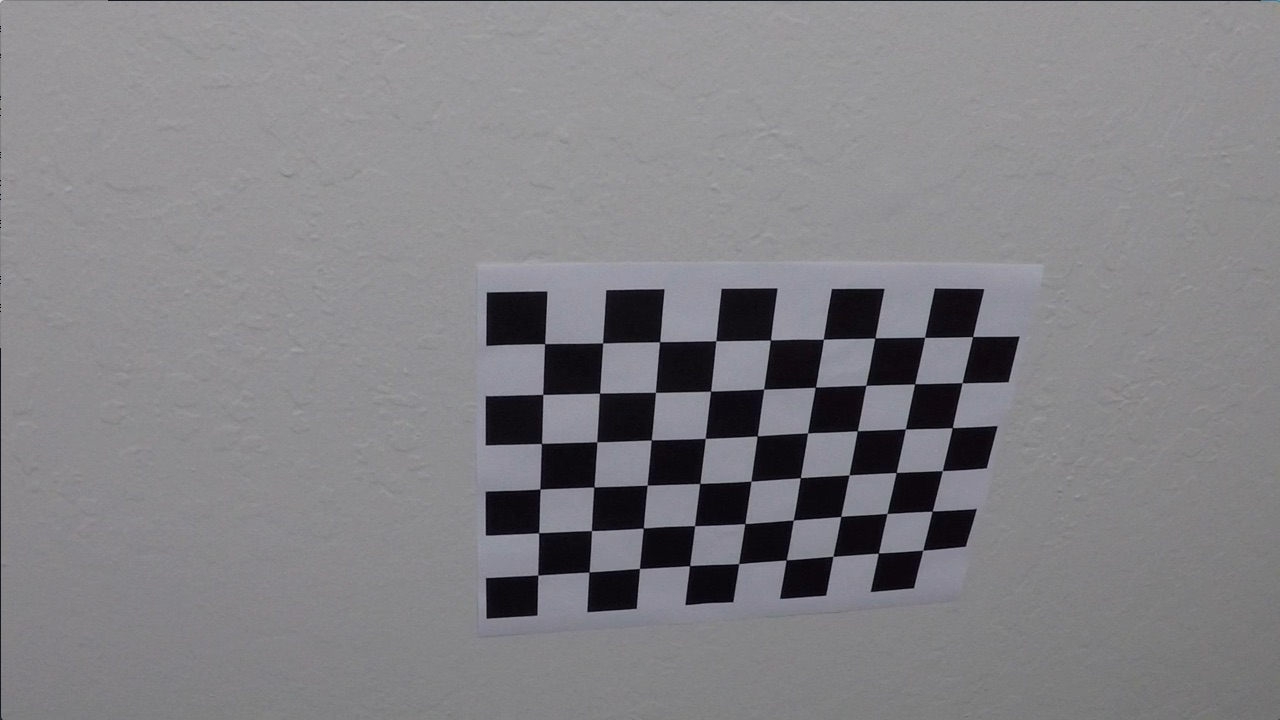
#> input picture camera_cal/calibration10.jpg, 1280 x 720 px; its folder holds only this picture in this run
$ jupyter execute --allow-errors advanced_lane_finding.ipynb   (shell and % lines are left out)   (older library calls are emulated)
#> lines starting #> are read from the running program, lines starting #| are printed output that depends on the picture; after the words box and inside, x2 and y2 are one past the last pixel; in counts of white or black regions, pixels touching at a corner belong together
[cell 1]
import cv2
import numpy as np
import os
from moviepy.editor import VideoFileClip
from IPython.display import HTML
import matplotlib.pyplot as plt
import matplotlib.image as mpimage

[cell 2]
images=os.listdir('./camera_cal/')

#Initializing object and image points
objpoints = []  # 3D points
imgpoints = []  # 2D points
nx,ny = 9,6
objp = np.zeros((nx*ny,3), np.float32)
objp[:,:2] = np.mgrid[0:nx,0:ny].T.reshape(-1, 2)

#Appending the corners to image points
for fname in images:
    img = mpimage.imread('./camera_cal/'+fname)
#> img is the input picture: shape (720, 1280, 3); mean R, G, B 130.2, 129.4, 133.1
    gray = cv2.cvtColor(img, cv2.COLOR_RGB2GRAY)

    ret, corners = cv2.findChessboardCorners(gray, (nx, ny), None)
#> ret = True; corners = 54 rows, first 8: [545.3, 343.1], [602.7, 342.8], [660.1, 341.3], [715.8, 340.7], [770.6, 340], [823.5, 339.2], [874.3, 338.5], [925.1, 337.4]
    if ret == True:
        objpoints.append(objp)
        imgpoints.append(corners)

#getting the distortion coefficients
ret, mtx, dist, rvecs, tvecs = cv2.calibrateCamera(objpoints, imgpoints, gray.shape[::-1],None,None)
#> ret = 0.68; mtx = [[1143.7, 0, 681.7], [0, 1109.2, 367.7], [0, 0, 1]]; dist = [[-0.515, 2.99, -0.00876, 0.00937, 1.41]]; rvecs = ([0.451, -0.252, 0.0361],); tvecs = ([-2.31, -0.422, 19.12],)

[cell 3]
def undistort_image(image):
    undist_image=cv2.undistort(image, mtx, dist, None, mtx)
    return undist_image

#> (a cell that did not finish here is left out)

[cell 5]
#Showing a example original image and undistorted image
test_image=mpimage.imread('test_images/test2.jpg')
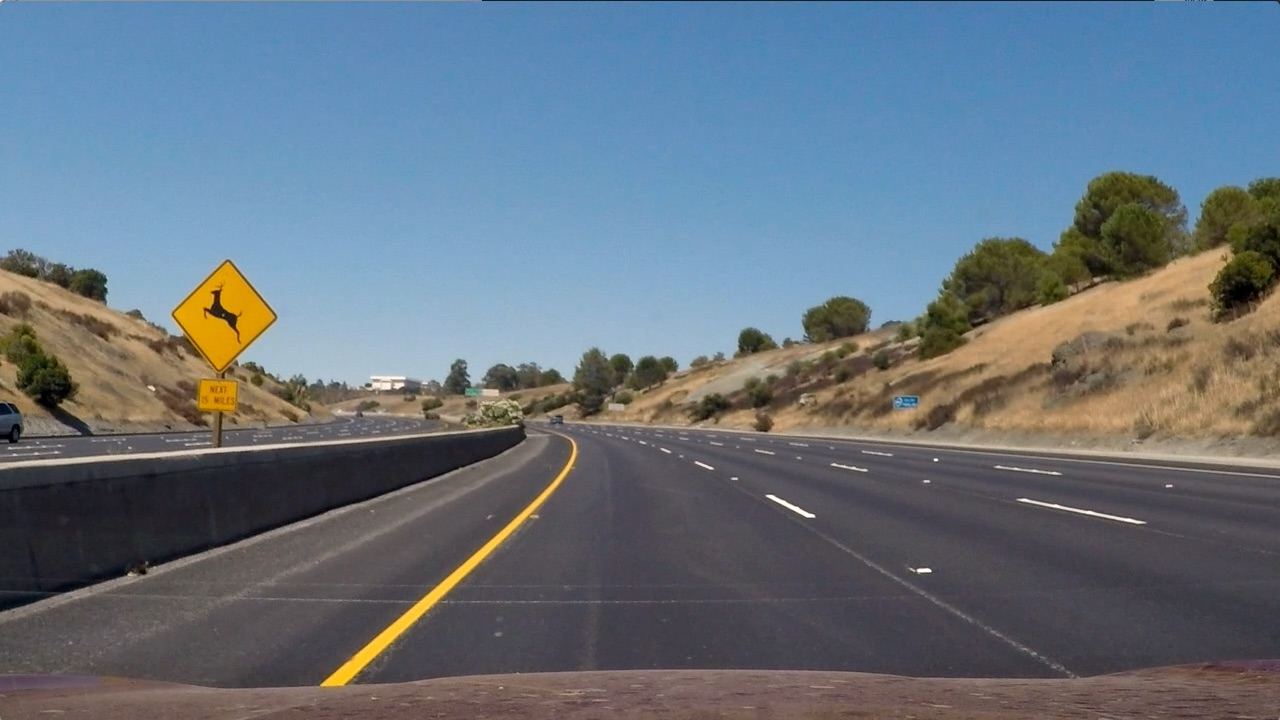
#> input picture test_images/test2.jpg, 1280 x 720 px
#> test_image is the input picture: shape (720, 1280, 3); mean R, G, B 102.8, 114.6, 125.5
img_size=test_image.shape
#> img_size = (720, 1280, 3)
undist_image=undistort_image(test_image)

#> (the rest of this cell did not finish here and is left out)

[cell 6]
def color_gradient_threshold(img):
    '''
    #Convert the image into hls colour scale
    hls = cv2.cvtColor(img, cv2.COLOR_RGB2HLS)
    s_channel = hls[:,:,2]

    gray=cv2.cvtColor(img, cv2.COLOR_RGB2GRAY)
    sobelx = cv2.Sobel(gray, cv2.CV_64F, 1, 0) # Take the derivative in x
    abs_sobelx = np.absolute(sobelx) # Absolute x derivative to accentuate lines away from horizontal
    scaled_sobel = np.uint8(255*abs_sobelx/np.max(abs_sobelx))

    # Threshold x gradient
    thresh_min = 30
    thresh_max = 150
    sx_binary = np.zeros_like(scaled_sobel)
    sx_binary[(scaled_sobel >= thresh_min) & (scaled_sobel <= thresh_max)] = 1

    s_thresh_min = 175
    s_thresh_max = 250
    s_binary = np.zeros_like(s_channel)
    s_binary[(s_channel >= s_thresh_min) & (s_channel <= s_thresh_max)] = 1

    combined_binary = np.zeros_like(sx_binary)
    combined_binary[(s_binary == 1) | (sx_binary == 1)] = 1
    '''

    img = np.copy(img)

    # Convert to HLS color space and separate the V channel
    hls = cv2.cvtColor(img, cv2.COLOR_RGB2HLS).astype(np.float)


    ## White Color
    lower_white = np.array([0,210,0], dtype=np.uint8)
    upper_white = np.array([255,255,255], dtype=np.uint8)
    white_mask = cv2.inRange(hls, lower_white, upper_white)

    ## Yellow Color
    lower_yellow = np.array([18,0,100], dtype=np.uint8)
    upper_yellow = np.array([30,220,255], dtype=np.uint8)
    yellow_mask = cv2.inRange(hls, lower_yellow, upper_yellow)

    combined_binary = np.zeros_like(white_mask)

    combined_binary[((white_mask == 255) | (yellow_mask == 255))] = 1


    return combined_binary

[cell 7]
binary_image = color_gradient_threshold(undist_image)
#> in color_gradient_threshold, `white_mask = cv2.inRange(hls, lower_white, upper_white)`:
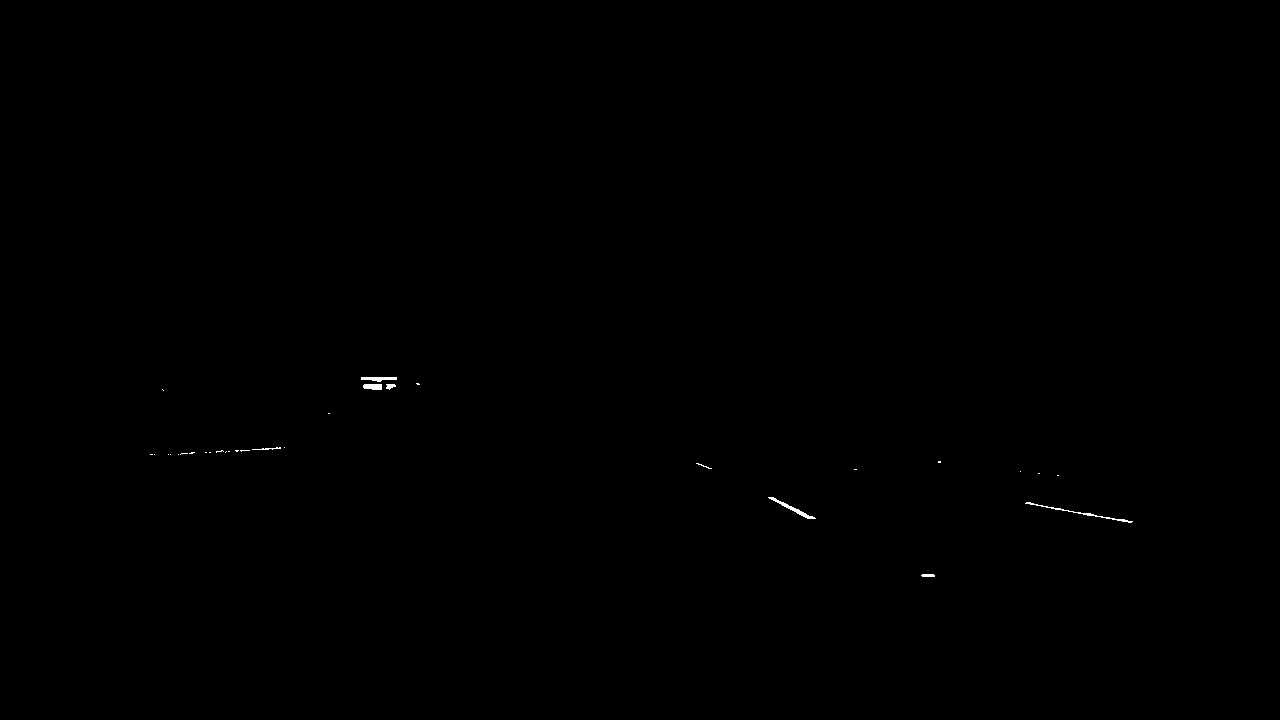
#> white_mask: shape (720, 1280); 0.09% white; 31 white regions (23 under 20 px), largest, box (x1, y1, x2, y2) and area: (1025, 502, 1133, 523) 183, (768, 497, 816, 519) 170, (361, 377, 397, 382) 122
#> in color_gradient_threshold, `yellow_mask = cv2.inRange(hls, lower_yellow, upper_yellow)`: yellow_mask: shape (720, 1280); 2.3% white; 190 white regions (154 under 20 px), largest, box (x1, y1, x2, y2) and area: (179, 264, 267, 419) 6321, (319, 449, 575, 690) 4384, (1182, 203, 1234, 303) 2424
#> (the rest of this cell did not finish here and is left out)

[cell 8]
def warper(img, src, dst):

    # Compute and apply perpective transform
    img_size = (img.shape[1], img.shape[0])
    M = cv2.getPerspectiveTransform(src, dst)
    MinV=cv2.getPerspectiveTransform(dst, src)
    warped = cv2.warpPerspective(img, M, img_size, flags=cv2.INTER_NEAREST)  # keep same size as input image

    return warped,MinV

[cell 9]
img_size=test_image.shape
src = np.float32([[(img_size[1] / 2) - 55, img_size[0] / 2 + 100], [((img_size[1] / 6) - 10), img_size[0]], [(img_size[1] * 5 / 6) + 60, img_size[0]],[(img_size[1] / 2 + 55), img_size[0] / 2 + 100]])
dst = np.float32( [[(img_size[1] / 4), 0], [(img_size[1] / 4), img_size[0]], [(img_size[1] * 3 / 4), img_size[0]], [(img_size[1] * 3 / 4), 0]])
warped_image,MinV=warper(binary_image,src,dst)
#> in warper, `warped = cv2.warpPerspective(img, M, img_size, flags=cv2.INTER_NEAREST)`: warped: shape (720, 1280); values 0 (black) and 1 (white), 2.9% white; 4 white regions, box (x1, y1, x2, y2) and area: (219, 0, 393, 709) 23022, (933, 55, 980, 160) 1852, (987, 417, 1018, 511) 1775, (1007, 625, 1027, 628) 52
#> MinV = [[0.172, -0.779, 530], [2.37e-16, -0.52, 460], [2.12e-19, -0.00122, 1]]

#> (a cell that did not finish here is left out)

[cell 11]
import numpy as np
histogram = np.sum(warped_image[warped_image.shape[0]//2:,:], axis=0)
#> histogram = 1280 values, max 254 at index 369, min 0 at index 0, mean 9.43
plt.plot(histogram)
#> (this line was passed over: IPython is not available in this run)

[cell 12]
def lane_line(warped_image):

    out_img = np.dstack((warped_image, warped_image, warped_image))*255
    midpoint = np.int(histogram.shape[0]/2)
    leftx_base = np.argmax(histogram[:midpoint])
    rightx_base = np.argmax(histogram[midpoint:]) + midpoint
    # Choose the number of sliding windows
    nwindows = 9
    # Set height of windows
    window_height = np.int(warped_image.shape[0]/nwindows)
    # Identify the x and y positions of all nonzero pixels in the image
    nonzero = warped_image.nonzero()
    nonzeroy = np.array(nonzero[0])
    nonzerox = np.array(nonzero[1])

    # Current positions to be updated for each window
    leftx_current = leftx_base
    rightx_current = rightx_base

    #Set the width of the windows +/- margin
    margin = 100
    # Set minimum number of pixels found to recenter window
    minpix = 50
    # Create empty lists to receive left and right lane pixel indices
    left_lane_inds = []
    right_lane_inds = []

    for window in range(nwindows):

        # Identify window boundaries in x and y (and right and left)
        win_y_low = warped_image.shape[0] - (window+1)*window_height
        win_y_high = warped_image.shape[0] - window*window_height
        win_xleft_low = leftx_current - margin
        win_xleft_high = leftx_current + margin
        win_xright_low = rightx_current - margin
        win_xright_high = rightx_current + margin

        # Identify the nonzero pixels in x and y within the window
        good_left_inds = ((nonzeroy >= win_y_low) & (nonzeroy < win_y_high) &
        (nonzerox >= win_xleft_low) &  (nonzerox < win_xleft_high)).nonzero()[0]
        good_right_inds = ((nonzeroy >= win_y_low) & (nonzeroy < win_y_high) &
        (nonzerox >= win_xright_low) &  (nonzerox < win_xright_high)).nonzero()[0]

        # Append these indices to the lists

        left_lane_inds.append(good_left_inds)
        right_lane_inds.append(good_right_inds)

        # If you found > minpix pixels, recenter next window on their mean position
        if len(good_left_inds) > minpix:
            leftx_current = np.int(np.mean(nonzerox[good_left_inds]))
        if len(good_right_inds) > minpix:
            rightx_current = np.int(np.mean(nonzerox[good_right_inds]))

    # Concatenate the arrays of indices
    left_lane_inds = np.concatenate(left_lane_inds)
    right_lane_inds = np.concatenate(right_lane_inds)

    # Extract left and right line pixel positions
    leftx = nonzerox[left_lane_inds]
    lefty = nonzeroy[left_lane_inds]
    rightx = nonzerox[right_lane_inds]
    righty = nonzeroy[right_lane_inds]

    # Fit a second order polynomial to each
    left_fit = np.polyfit(lefty, leftx, 2)
    right_fit = np.polyfit(righty, rightx, 2)

    return left_fit,right_fit

[cell 13]
def draw_line(image,warped_image,left_fit,right_fit,MinV):


    ploty = np.linspace(0, warped_image.shape[0]-1, warped_image.shape[0] )
    left_fitx = left_fit[0]*ploty**2 + left_fit[1]*ploty + left_fit[2]
    right_fitx = right_fit[0]*ploty**2 + right_fit[1]*ploty + right_fit[2]

    warp_zero = np.zeros_like(warped_image).astype(np.uint8)
    color_warp = np.dstack((warp_zero, warp_zero, warp_zero))

    pts_left = np.array([np.transpose(np.vstack([left_fitx, ploty]))])
    pts_right = np.array([np.flipud(np.transpose(np.vstack([right_fitx, ploty])))])
    pts = np.hstack((pts_left, pts_right))

    # Draw the lane onto the warped blank image
    cv2.fillPoly(color_warp, np.int_([pts]), (0,255, 0))
    newwarp = cv2.warpPerspective(color_warp, MinV, (image.shape[1], image.shape[0]))

    result = cv2.addWeighted(image, 1, newwarp, 0.3, 0)

    return result

[cell 14]
left_fit,right_fit=lane_line(warped_image)
#> in lane_line, `leftx_base = np.argmax(histogram[:midpoint])`: leftx_base = 369
#> in lane_line, `rightx_base = np.argmax(histogram[midpoint:]) + midpoint`: rightx_base = 996
#> in lane_line, `nonzero = warped_image.nonzero()`: nonzero = 26701 positions, rows 0 to 708, columns 219 to 1026
#> in lane_line, `leftx_current = leftx_base`: leftx_current = 369
#> in lane_line, `rightx_current = rightx_base`: rightx_current = 996
#> the loop in lane_line, `for window in range(nwindows):` made 9 passes
#> (win_xleft_low, win_xleft_high, win_xright_low, win_xright_high, leftx_current, rightx_current) on passes 2, 3, 4, 8, 9: (278, 478, 896, 1096, 373, 1016), (273, 473, 916, 1116, 364, 1002), (264, 464, 902, 1102, 352, 1000), (200, 400, 900, 1100, 275, 957), (175, 375, 857, 1057, 247, 946)
#> (win_xleft_low, win_xleft_high, win_xright_low, win_xright_high, leftx_current) on passes 1, 5, 6, 7: (269, 469, 896, 1096, 378), (252, 452, 900, 1100, 339), (239, 439, 900, 1100, 322), (222, 422, 900, 1100, 300)
#> after the loop in lane_line, `for window in range(nwindows):`: left_lane_inds = 9 items
#> in lane_line, `right_lane_inds = np.concatenate(right_lane_inds)`: right_lane_inds = 3679 values, max 24697 at index 51, min 1553 at index 3247, mean 11772.2
#> in lane_line, `rightx = nonzerox[right_lane_inds]`: rightx = 3679 values, max 1026 at index 15, min 933 at index 3521, mean 978
#> in lane_line, `righty = nonzeroy[right_lane_inds]`: righty = 3679 values, max 627 at index 35, min 55 at index 3247, mean 287
#> in lane_line, `left_fit = np.polyfit(lefty, leftx, 2)`: left_fit = [-0.00026, 0.391, 232.3]
#> in lane_line, `right_fit = np.polyfit(righty, rightx, 2)`: right_fit = [-0.00016, 0.222, 933]
#> left_fit = [-0.00026, 0.391, 232.3]; right_fit = [-0.00016, 0.222, 933]
result=draw_line(undist_image,warped_image,left_fit,right_fit,MinV)
#> in draw_line, `left_fitx = left_fit[0]*ploty**2 + left_fit[1]*ploty + left_fit[2]`: left_fitx = 720 values from 232.3 to 379.3
#> in draw_line, `right_fitx = right_fit[0]*ploty**2 + right_fit[1]*ploty + right_fit[2]`: right_fitx = 720 values, max 1009.8 at index 693, min 933 at index 0, mean 985.1
#> in draw_line, `pts_left = np.array([np.transpose(np.vstack([left_fitx, ploty]))])`: pts_left = 720 pairs, first value 232.3 to 379.3, second value 0 to 719
#> in draw_line, `pts_right = np.array([np.flipud(np.transpose(np.vstack([right_fitx, pl..`: pts_right = 720 pairs, first value 933 to 1009.8, second value 0 to 719
#> in draw_line, `pts = np.hstack((pts_left, pts_right))`: pts = 1440 pairs, first value 232.3 to 1009.8, second value 0 to 719
#> in draw_line, `cv2.fillPoly(color_warp, np.int_([pts]), (0,255, 0))`:
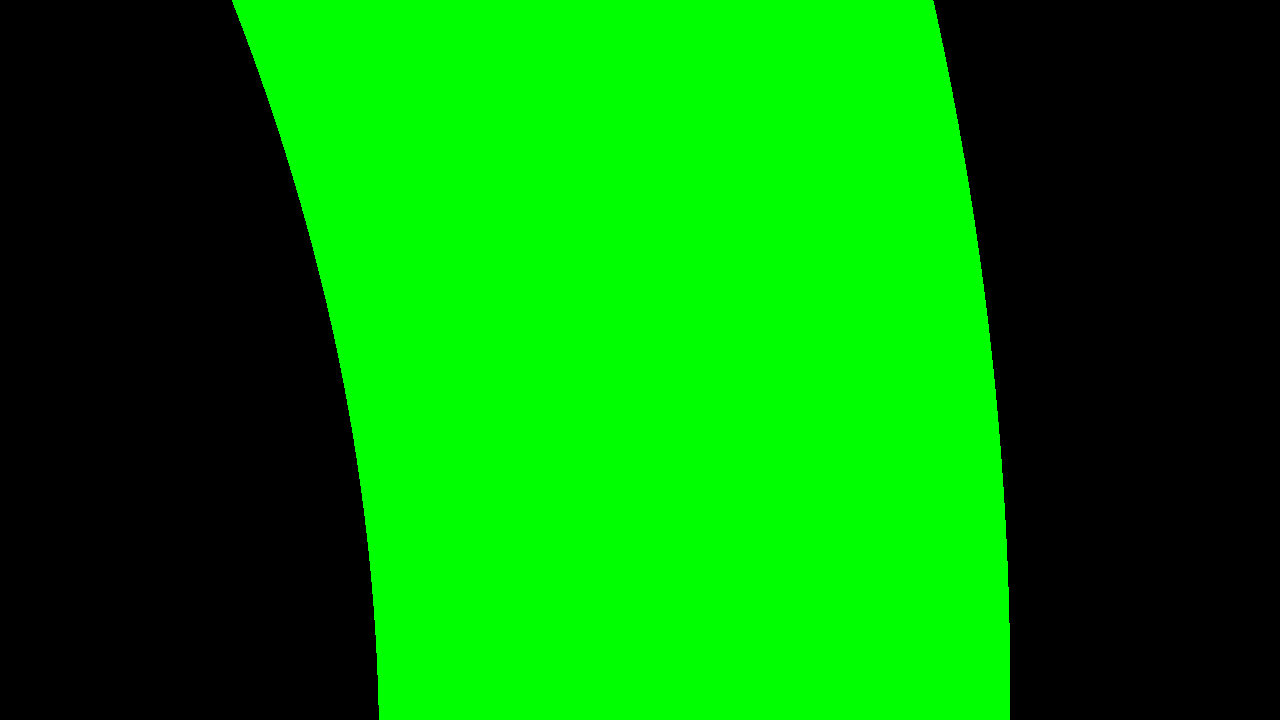
#> color_warp: shape (720, 1280, 3); mean of channels 0, 1, 2 0, 131.1, 0; drawn as R, G, B
plt.imshow(result)
#> (this line was passed over: IPython is not available in this run)

[cell 15]
def draw_curvature(image,left_fit,right_fit):

    #The Radius of curvatire and Distance calculation process is taken from github https://github.com/sumitbinnani/CarND-Advanced-Lane-Lines/

    ym_per_pix = 3.0/72.0 # meters per pixel in y dimension
    xm_per_pix = 3.7/700 # meters per pixel in x dimension
    y_eval = 700
    midx = 650

    y1 = (2*left_fit[0]*y_eval + left_fit[1])*xm_per_pix/ym_per_pix
    y2 = 2*left_fit[0]*xm_per_pix/(ym_per_pix*ym_per_pix)
    curvature = ((1 + y1*y1)**(1.5))/np.absolute(y2)


    cv2.putText(image,'Radius of Curvature: %.2fm' % curvature,(20,40), cv2.FONT_HERSHEY_SIMPLEX, 1,(255,255,255),2)

    x_left_pix = left_fit[0]*(y_eval**2) + left_fit[1]*y_eval + left_fit[2]
    x_right_pix = right_fit[0]*(y_eval**2) + right_fit[1]*y_eval + right_fit[2]
    position_from_center = ((x_left_pix + x_right_pix)/2 - midx) * xm_per_pix

    if position_from_center < 0:
        text = 'left'
    else:
        text = 'right'
    cv2.putText(image,'Distance From Center: %.2fm %s' % (np.absolute(position_from_center), text),(20,80), cv2.FONT_HERSHEY_SIMPLEX, 1,(255,255,255),2)

    return image

[cell 16]
final=draw_curvature(result,left_fit,right_fit)
#> in draw_curvature, `y1 = (2*left_fit[0]*y_eval + left_fit[1])*xm_per_pix/ym_per_pix`: y1 = 0.00349
#> in draw_curvature, `y2 = 2*left_fit[0]*xm_per_pix/(ym_per_pix*ym_per_pix)`: y2 = -0.00158
#> in draw_curvature, `curvature = ((1 + y1*y1)**(1.5))/np.absolute(y2)`: curvature = 631.7
#> in draw_curvature, `x_left_pix = left_fit[0]*(y_eval**2) + left_fit[1]*y_eval + left_fit[2]`: x_left_pix = 378.9
#> in draw_curvature, `x_right_pix = right_fit[0]*(y_eval**2) + right_fit[1]*y_eval + right_f..`: x_right_pix = 1009.8
#> in draw_curvature, `position_from_center = ((x_left_pix + x_right_pix)/2 - midx) * xm_per_..`: position_from_center = 0.234
#> in draw_curvature, `cv2.putText(image,'Distance From Center: %.2fm %s' % (np.absolute(posi..`:
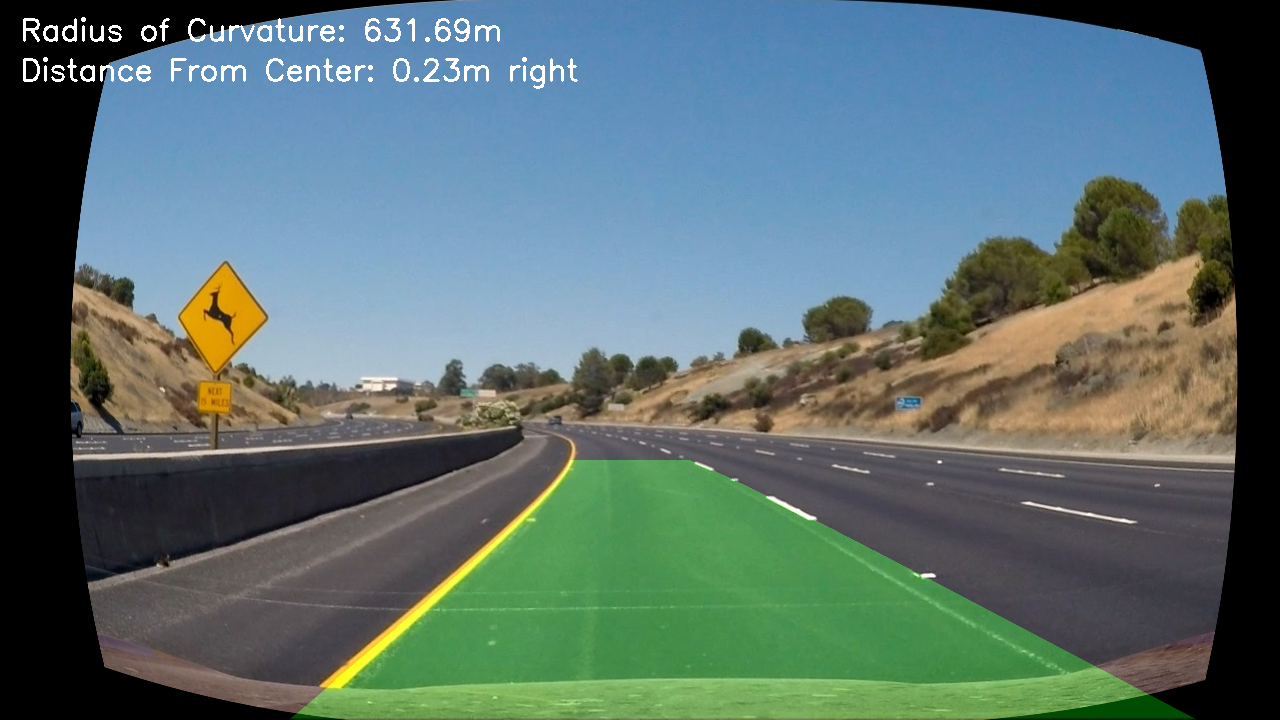
#> image: shape (720, 1280, 3); mean R, G, B 90.9, 112, 110.4
plt.imshow(final)
#> (this line was passed over: IPython is not available in this run)

[cell 17]
def image_pipeline(image):
    img_size=image.shape
    src = np.float32([[(img_size[1] / 2) - 55, img_size[0] / 2 + 100], [((img_size[1] / 6) - 10), img_size[0]], [(img_size[1] * 5 / 6) + 60, img_size[0]],[(img_size[1] / 2 + 55), img_size[0] / 2 + 100]])
    dst = np.float32( [[(img_size[1] / 4), 0], [(img_size[1] / 4), img_size[0]], [(img_size[1] * 3 / 4), img_size[0]], [(img_size[1] * 3 / 4), 0]])
    undist_image=undistort_image(image)
    binary_image=color_gradient_threshold(undist_image)
    warped_image,MinV=warper(binary_image,src,dst)
    left_fit,right_fit=lane_line(warped_image)
    result=draw_line(undist_image,warped_image,left_fit,right_fit,MinV)
    final=draw_curvature(result,left_fit,right_fit)
    return final

[cell 18]
images=os.listdir("test_images/")
for i in images:
    image = mpimage.imread('test_images/'+str(i))
    result = image_pipeline(image)
#> the loop in lane_line (call 2), `for window in range(nwindows):` made 9 passes
#> in image_pipeline, `left_fit,right_fit=lane_line(warped_image)`: left_fit = [-0.00026, 0.391, 232.3]; right_fit = [-0.00016, 0.222, 933]
    mpimage.imsave("output_images/"+str(i), result)
